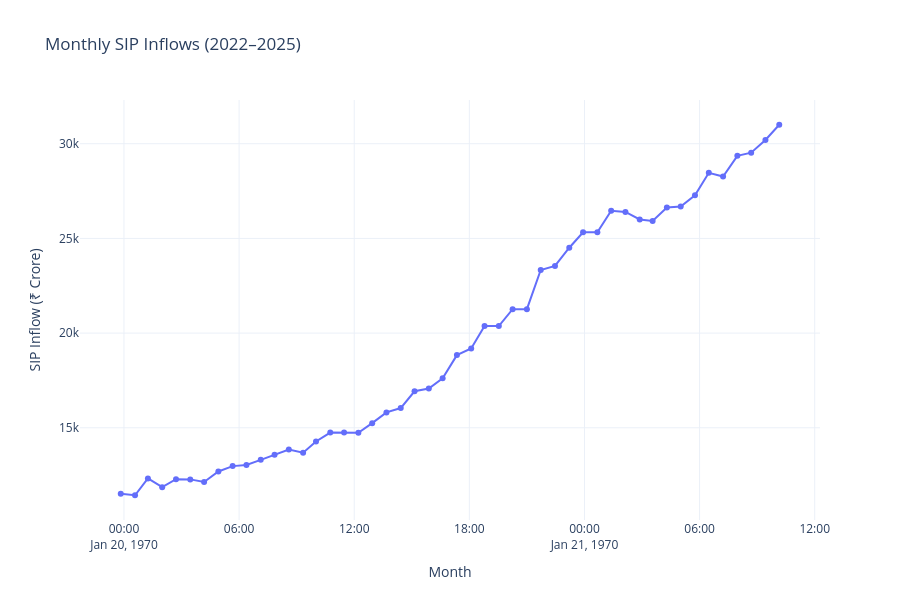

Here is the notebook cell this chart was saved with:
### Code cell
# Interactive Plotly chart
import plotly.express as px

fig = px.line(
    sip,
    x="month",
    y="sip_inflow_crore",
    markers=True,
    title="Monthly SIP Inflows (2022–2025)",
    labels={
        "month":"Month",
        "sip_inflow_crore":"SIP Inflow (₹ Crore)"
    }
)

fig.update_layout(
    template="plotly_white",
    height=600
)

fig.show()
